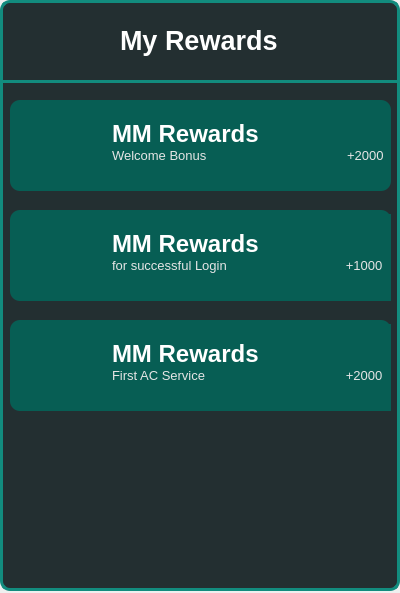
<?xml version="1.0" encoding="UTF-8"?>
<ui version="4.0">
 <class>Frame</class>
 <widget class="QFrame" name="Frame">
  <property name="geometry">
   <rect>
    <x>0</x>
    <y>0</y>
    <width>400</width>
    <height>593</height>
   </rect>
  </property>
  <property name="windowTitle">
   <string>Frame</string>
  </property>
  <widget class="QFrame" name="frame_81">
   <property name="geometry">
    <rect>
     <x>0</x>
     <y>0</y>
     <width>400</width>
     <height>591</height>
    </rect>
   </property>
   <property name="sizePolicy">
    <sizepolicy hsizetype="Fixed" vsizetype="Fixed">
     <horstretch>0</horstretch>
     <verstretch>0</verstretch>
    </sizepolicy>
   </property>
   <property name="minimumSize">
    <size>
     <width>400</width>
     <height>591</height>
    </size>
   </property>
   <property name="maximumSize">
    <size>
     <width>400</width>
     <height>591</height>
    </size>
   </property>
   <property name="styleSheet">
    <string notr="true">background-color:rgb(35, 47, 49);
border:3px solid rgb(18, 140, 126);
border-radius:10px;</string>
   </property>
   <property name="frameShape">
    <enum>QFrame::Shape::Panel</enum>
   </property>
   <property name="frameShadow">
    <enum>QFrame::Shadow::Raised</enum>
   </property>
   <widget class="Line" name="line_14">
    <property name="geometry">
     <rect>
      <x>-20</x>
      <y>80</y>
      <width>431</width>
      <height>3</height>
     </rect>
    </property>
    <property name="minimumSize">
     <size>
      <width>0</width>
      <height>3</height>
     </size>
    </property>
    <property name="maximumSize">
     <size>
      <width>16777215</width>
      <height>3</height>
     </size>
    </property>
    <property name="styleSheet">
     <string notr="true">border:none;
background-color:rgb(18, 140, 126);
border-radius:0px;</string>
    </property>
    <property name="orientation">
     <enum>Qt::Orientation::Horizontal</enum>
    </property>
   </widget>
   <widget class="QLabel" name="label_182">
    <property name="geometry">
     <rect>
      <x>120</x>
      <y>20</y>
      <width>161</width>
      <height>41</height>
     </rect>
    </property>
    <property name="font">
     <font>
      <pointsize>20</pointsize>
      <bold>true</bold>
     </font>
    </property>
    <property name="styleSheet">
     <string notr="true">color:white; border:none;</string>
    </property>
    <property name="text">
     <string>My Rewards</string>
    </property>
   </widget>
   <widget class="QFrame" name="frame">
    <property name="geometry">
     <rect>
      <x>10</x>
      <y>210</y>
      <width>381</width>
      <height>91</height>
     </rect>
    </property>
    <property name="styleSheet">
     <string notr="true">background-color:rgb(7, 94, 84);
border-radius:10px;
border:none;</string>
    </property>
    <property name="frameShape">
     <enum>QFrame::Shape::StyledPanel</enum>
    </property>
    <property name="frameShadow">
     <enum>QFrame::Shadow::Raised</enum>
    </property>
    <widget class="QLabel" name="label_3">
     <property name="geometry">
      <rect>
       <x>523</x>
       <y>3</y>
       <width>16</width>
       <height>20</height>
      </rect>
     </property>
     <property name="font">
      <font>
       <pointsize>13</pointsize>
      </font>
     </property>
     <property name="styleSheet">
      <string notr="true">border:none;</string>
     </property>
     <property name="text">
      <string>x</string>
     </property>
    </widget>
    <widget class="QPushButton" name="pushButton">
     <property name="geometry">
      <rect>
       <x>440</x>
       <y>60</y>
       <width>81</width>
       <height>31</height>
      </rect>
     </property>
     <property name="font">
      <font>
       <pointsize>10</pointsize>
       <bold>true</bold>
       <underline>true</underline>
      </font>
     </property>
     <property name="styleSheet">
      <string notr="true">border:none;
color:rgb(35, 47, 49);</string>
     </property>
     <property name="text">
      <string>View</string>
     </property>
    </widget>
    <widget class="QWidget" name="layoutWidget">
     <property name="geometry">
      <rect>
       <x>22</x>
       <y>4</y>
       <width>389</width>
       <height>88</height>
      </rect>
     </property>
     <layout class="QHBoxLayout" name="horizontalLayout">
      <property name="spacing">
       <number>15</number>
      </property>
      <item>
       <widget class="QLabel" name="label">
        <property name="minimumSize">
         <size>
          <width>65</width>
          <height>60</height>
         </size>
        </property>
        <property name="maximumSize">
         <size>
          <width>65</width>
          <height>60</height>
         </size>
        </property>
        <property name="styleSheet">
         <string notr="true">border:none;</string>
        </property>
        <property name="text">
         <string/>
        </property>
        <property name="pixmap">
         <pixmap>C:/Users/Shivam/Downloads/wallet.png</pixmap>
        </property>
        <property name="scaledContents">
         <bool>true</bool>
        </property>
       </widget>
      </item>
      <item>
       <layout class="QVBoxLayout" name="verticalLayout">
        <property name="spacing">
         <number>0</number>
        </property>
        <item alignment="Qt::AlignmentFlag::AlignBottom">
         <widget class="QLabel" name="label_2">
          <property name="font">
           <font>
            <pointsize>18</pointsize>
            <bold>true</bold>
           </font>
          </property>
          <property name="styleSheet">
           <string notr="true">color:white;</string>
          </property>
          <property name="text">
           <string>MM Rewards</string>
          </property>
         </widget>
        </item>
        <item alignment="Qt::AlignmentFlag::AlignTop">
         <widget class="QLabel" name="label_13">
          <property name="font">
           <font>
            <pointsize>10</pointsize>
           </font>
          </property>
          <property name="styleSheet">
           <string notr="true">color:rgb(229, 229, 229);</string>
          </property>
          <property name="text">
           <string>for successful Login                                 +1000</string>
          </property>
         </widget>
        </item>
       </layout>
      </item>
     </layout>
    </widget>
   </widget>
   <widget class="QFrame" name="frame_2">
    <property name="geometry">
     <rect>
      <x>10</x>
      <y>100</y>
      <width>381</width>
      <height>91</height>
     </rect>
    </property>
    <property name="styleSheet">
     <string notr="true">background-color:rgb(7, 94, 84);
border-radius:10px;
border:none;</string>
    </property>
    <property name="frameShape">
     <enum>QFrame::Shape::StyledPanel</enum>
    </property>
    <property name="frameShadow">
     <enum>QFrame::Shadow::Raised</enum>
    </property>
    <widget class="QLabel" name="label_5">
     <property name="geometry">
      <rect>
       <x>523</x>
       <y>3</y>
       <width>16</width>
       <height>20</height>
      </rect>
     </property>
     <property name="font">
      <font>
       <pointsize>13</pointsize>
      </font>
     </property>
     <property name="styleSheet">
      <string notr="true">border:none;</string>
     </property>
     <property name="text">
      <string>x</string>
     </property>
    </widget>
    <widget class="QPushButton" name="pushButton_2">
     <property name="geometry">
      <rect>
       <x>440</x>
       <y>60</y>
       <width>81</width>
       <height>31</height>
      </rect>
     </property>
     <property name="font">
      <font>
       <pointsize>10</pointsize>
       <bold>true</bold>
       <underline>true</underline>
      </font>
     </property>
     <property name="styleSheet">
      <string notr="true">border:none;
color:rgb(35, 47, 49);</string>
     </property>
     <property name="text">
      <string>View</string>
     </property>
    </widget>
    <widget class="QWidget" name="layoutWidget_2">
     <property name="geometry">
      <rect>
       <x>22</x>
       <y>4</y>
       <width>352</width>
       <height>88</height>
      </rect>
     </property>
     <layout class="QHBoxLayout" name="horizontalLayout_2">
      <property name="spacing">
       <number>15</number>
      </property>
      <item>
       <widget class="QLabel" name="label_6">
        <property name="minimumSize">
         <size>
          <width>65</width>
          <height>60</height>
         </size>
        </property>
        <property name="maximumSize">
         <size>
          <width>65</width>
          <height>60</height>
         </size>
        </property>
        <property name="styleSheet">
         <string notr="true">border:none;</string>
        </property>
        <property name="text">
         <string/>
        </property>
        <property name="pixmap">
         <pixmap>C:/Users/Shivam/Downloads/wallet.png</pixmap>
        </property>
        <property name="scaledContents">
         <bool>true</bool>
        </property>
       </widget>
      </item>
      <item>
       <layout class="QVBoxLayout" name="verticalLayout_2">
        <property name="spacing">
         <number>0</number>
        </property>
        <item alignment="Qt::AlignmentFlag::AlignBottom">
         <widget class="QLabel" name="label_7">
          <property name="font">
           <font>
            <pointsize>18</pointsize>
            <bold>true</bold>
           </font>
          </property>
          <property name="styleSheet">
           <string notr="true">color:white;</string>
          </property>
          <property name="text">
           <string>MM Rewards</string>
          </property>
         </widget>
        </item>
        <item alignment="Qt::AlignmentFlag::AlignTop">
         <widget class="QLabel" name="label_8">
          <property name="font">
           <font>
            <pointsize>10</pointsize>
           </font>
          </property>
          <property name="styleSheet">
           <string notr="true">color:rgb(229, 229, 229);</string>
          </property>
          <property name="text">
           <string>Welcome Bonus                                       +2000</string>
          </property>
         </widget>
        </item>
       </layout>
      </item>
     </layout>
    </widget>
   </widget>
   <widget class="QFrame" name="frame_3">
    <property name="geometry">
     <rect>
      <x>10</x>
      <y>320</y>
      <width>381</width>
      <height>91</height>
     </rect>
    </property>
    <property name="styleSheet">
     <string notr="true">background-color:rgb(7, 94, 84);
border-radius:10px;
border:none;</string>
    </property>
    <property name="frameShape">
     <enum>QFrame::Shape::StyledPanel</enum>
    </property>
    <property name="frameShadow">
     <enum>QFrame::Shadow::Raised</enum>
    </property>
    <widget class="QLabel" name="label_9">
     <property name="geometry">
      <rect>
       <x>523</x>
       <y>3</y>
       <width>16</width>
       <height>20</height>
      </rect>
     </property>
     <property name="font">
      <font>
       <pointsize>13</pointsize>
      </font>
     </property>
     <property name="styleSheet">
      <string notr="true">border:none;</string>
     </property>
     <property name="text">
      <string>x</string>
     </property>
    </widget>
    <widget class="QPushButton" name="pushButton_3">
     <property name="geometry">
      <rect>
       <x>440</x>
       <y>60</y>
       <width>81</width>
       <height>31</height>
      </rect>
     </property>
     <property name="font">
      <font>
       <pointsize>10</pointsize>
       <bold>true</bold>
       <underline>true</underline>
      </font>
     </property>
     <property name="styleSheet">
      <string notr="true">border:none;
color:rgb(35, 47, 49);</string>
     </property>
     <property name="text">
      <string>View</string>
     </property>
    </widget>
    <widget class="QWidget" name="layoutWidget_3">
     <property name="geometry">
      <rect>
       <x>22</x>
       <y>4</y>
       <width>372</width>
       <height>88</height>
      </rect>
     </property>
     <layout class="QHBoxLayout" name="horizontalLayout_3">
      <property name="spacing">
       <number>15</number>
      </property>
      <item>
       <widget class="QLabel" name="label_10">
        <property name="minimumSize">
         <size>
          <width>65</width>
          <height>60</height>
         </size>
        </property>
        <property name="maximumSize">
         <size>
          <width>65</width>
          <height>60</height>
         </size>
        </property>
        <property name="styleSheet">
         <string notr="true">border:none;</string>
        </property>
        <property name="text">
         <string/>
        </property>
        <property name="pixmap">
         <pixmap>C:/Users/Shivam/Downloads/wallet.png</pixmap>
        </property>
        <property name="scaledContents">
         <bool>true</bool>
        </property>
       </widget>
      </item>
      <item>
       <layout class="QVBoxLayout" name="verticalLayout_3">
        <property name="spacing">
         <number>0</number>
        </property>
        <item alignment="Qt::AlignmentFlag::AlignBottom">
         <widget class="QLabel" name="label_11">
          <property name="font">
           <font>
            <pointsize>18</pointsize>
            <bold>true</bold>
           </font>
          </property>
          <property name="styleSheet">
           <string notr="true">color:white;</string>
          </property>
          <property name="text">
           <string>MM Rewards</string>
          </property>
         </widget>
        </item>
        <item alignment="Qt::AlignmentFlag::AlignTop">
         <widget class="QLabel" name="label_12">
          <property name="font">
           <font>
            <pointsize>10</pointsize>
           </font>
          </property>
          <property name="styleSheet">
           <string notr="true">color:rgb(229, 229, 229);</string>
          </property>
          <property name="text">
           <string>First AC Service                                       +2000</string>
          </property>
         </widget>
        </item>
       </layout>
      </item>
     </layout>
    </widget>
   </widget>
  </widget>
 </widget>
 <resources/>
 <connections/>
</ui>
